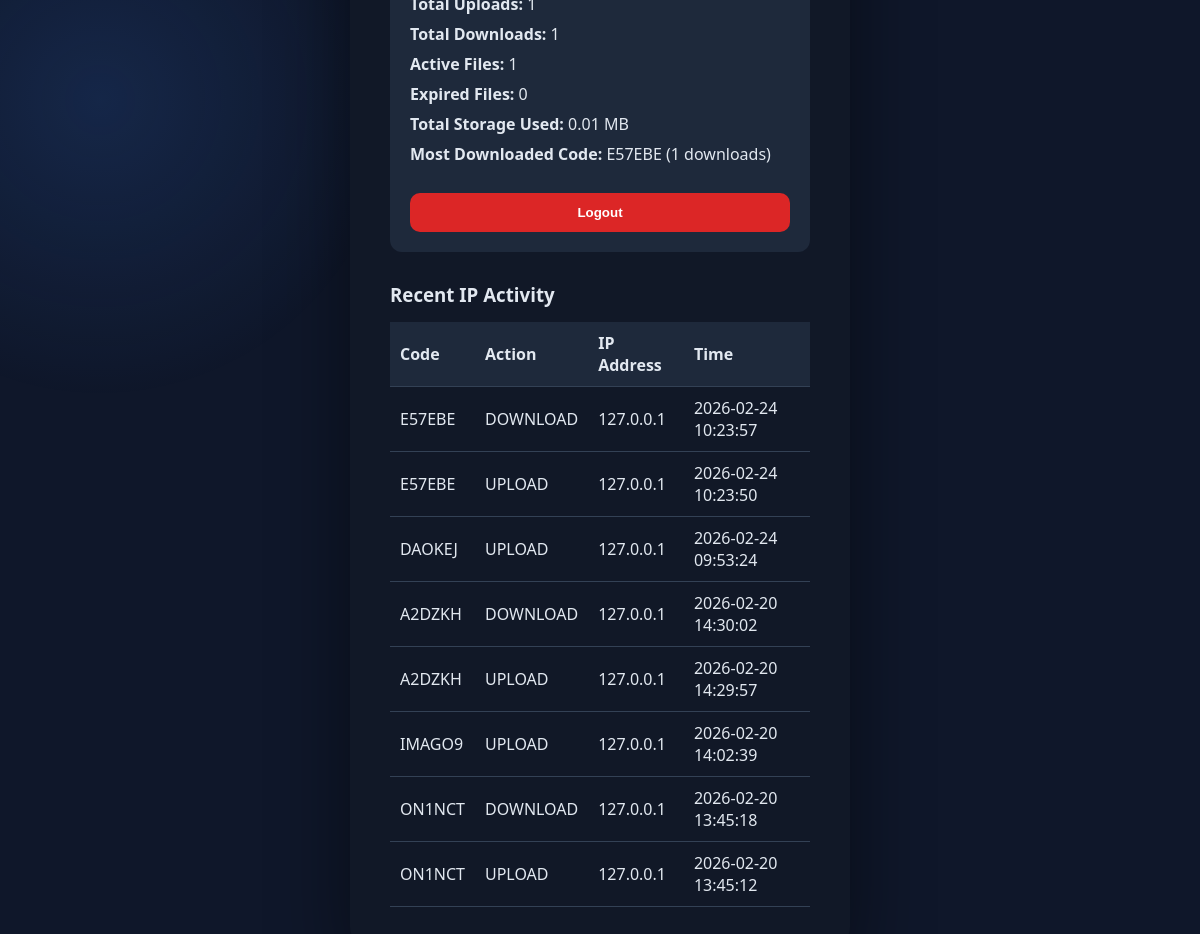
/admin (signed in), run on the app's committed database.
### tables this page shows
CREATE TABLE files (
                id INTEGER PRIMARY KEY AUTOINCREMENT,
                code TEXT UNIQUE NOT NULL,
                filename TEXT NOT NULL,
                original_name TEXT NOT NULL,
                upload_time INTEGER NOT NULL,
                expires_at INTEGER NOT NULL,
                downloads INTEGER DEFAULT 0,
                created_date TEXT,
                uploader_ip TEXT,
                downloader_ip TEXT,
                file_size INTEGER DEFAULT 0
            );

CREATE TABLE ip_logs (
                id INTEGER PRIMARY KEY AUTOINCREMENT,
                code TEXT,
                action TEXT,
                ip_address TEXT,
                action_time INTEGER
            );

### app.py (the view)
@app.route("/admin")
def admin_dashboard():
    if not session.get("admin_logged_in"):
        return redirect(url_for("admin_login"))
    conn = get_connection()
    cursor = conn.cursor()
    current_time = int(time.time())
    ph = placeholder()
    cursor.execute("SELECT COUNT(*) FROM files")
    total_files = cursor.fetchone()[0]
    cursor.execute("SELECT COALESCE(SUM(downloads), 0) FROM files")
    total_downloads = cursor.fetchone()[0]
    cursor.execute(
        f"SELECT COUNT(*) FROM files WHERE expires_at > {ph}",
        (current_time,)
    )
    active_files = cursor.fetchone()[0]
    cursor.execute(
        f"SELECT COUNT(*) FROM files WHERE expires_at < {ph}",
        (current_time,)
    )
    expired_files = cursor.fetchone()[0]
    cursor.execute("""
        SELECT code, downloads
        FROM files
        ORDER BY downloads DESC
        LIMIT 1
    """)
    most_downloaded = cursor.fetchone()
    cursor.execute("SELECT COALESCE(SUM(file_size), 0) FROM files")
    total_storage = cursor.fetchone()[0]
    total_storage_mb = round(total_storage / (1024 * 1024), 2)
    cursor.execute("""
        SELECT code, action, ip_address, action_time
        FROM ip_logs
        ORDER BY action_time DESC
        LIMIT 10
    """)
    ip_logs = cursor.fetchall()
    conn.close()
    return render_template(
        "admin_dashboard.html",
        total_files=total_files,
        total_downloads=total_downloads,
        active_files=active_files,
        expired_files=expired_files,
        most_downloaded=most_downloaded,
        total_storage=total_storage_mb,
        ip_logs=ip_logs
    )

### app.py (called while the page is built)
@app.template_filter("datetime")
def format_datetime(value):
    utc_time = datetime.utcfromtimestamp(value)
    ist = pytz.timezone("Asia/Kolkata")
    local_time = utc_time.replace(tzinfo=pytz.utc).astimezone(ist)
    return local_time.strftime("%Y-%m-%d %H:%M:%S")

def is_postgres():
    return bool(DATABASE_URL)

def placeholder():
    return "%s" if is_postgres() else "?"

### database.py (called while the page is built)
def get_connection():
    if DATABASE_URL:
        return psycopg2.connect(DATABASE_URL)
    conn = sqlite3.connect(DATABASE_PATH)
    conn.row_factory = sqlite3.Row
    return conn

### templates/admin_dashboard.html (shortened to what this page needs)
<!DOCTYPE html>
<html>
<head>
    <link rel="stylesheet" href="{{ url_for('static', filename='css/style.css') }}">
</head>
<body>
<div class="container">
    <div class="stats-box">
        <p><strong>Total Uploads:</strong> {{ total_files }}</p>
        <p><strong>Total Downloads:</strong> {{ total_downloads }}</p>
        <p><strong>Active Files:</strong> {{ active_files }}</p>
        <p><strong>Expired Files:</strong> {{ expired_files }}</p>
        <p><strong>Total Storage Used:</strong> {{ total_storage }} MB</p>
        {% if most_downloaded %}
            <p>
                <strong>Most Downloaded Code:</strong>
                {{ most_downloaded[0] }}
                ({{ most_downloaded[1] }} downloads)
            </p>
        {% else %}
            <p><strong>Most Downloaded Code:</strong> None</p>
        {% endif %}
        <a href="{{ url_for('admin_logout') }}">
            <button class="logout-btn">Logout</button>
        </a>
    </div>
    <h3 class="section-title">Recent IP Activity</h3>
    {% if ip_logs and ip_logs|length > 0 %}
        <table class="admin-table">
            <tr>
                <th>Code</th>
                <th>Action</th>
                <th>IP Address</th>
                <th>Time</th>
            </tr>
            {% for log in ip_logs %}
            <tr>
                <td>{{ log[0] }}</td>
                <td>{{ log[1] }}</td>
                <td>{{ log[2] }}</td>
                <td>
                    {{ log[3] | int | datetime }}
                </td>
            </tr>
            {% endfor %}
        </table>
    {% else %}
        <p>No IP activity yet.</p>
    {% endif %}
</div>
</body>
</html>

### static/css/style.css (style rules this page uses)
html, body { height: 100%; }
body { display: flex; flex-direction: column; }
.container { flex: 1; }
:root { --bg-main: #0f172a; --bg-card: #111827; --bg-surface: #1e293b; --bg-input: #0f172a; --text-main: #e2e8f0; --text-muted: #94a3b8; --primary: #3b82f6; --primary-hover: #2563eb; --danger: #dc2626; --success: #16a34a; --border: #334155; }
* { box-sizing: border-box; }
body { margin: 0; font-family: 'Segoe UI', system-ui, -apple-system, sans-serif; background: var(--bg-main); color: var(--text-main); display: flex; justify-content: center; align-items: center; min-height: 100vh; transition: 0.3s ease; }
body::before { content: ""; position: fixed; top: -200px; left: -200px; width: 600px; height: 600px; background: radial-gradient(circle, rgba(59, 130, 246, 0.15), transparent 70%); z-index: -1; }
.container { width: 100%; max-width: 500px; background: var(--bg-card); padding: 40px; border-radius: 20px; box-shadow: 0 30px 80px rgba(0, 0, 0, 0.45); position: relative; }
button { width: 100%; padding: 12px; border-radius: 10px; border: none; background: var(--primary); color: white; font-weight: 600; cursor: pointer; transition: 0.2s ease; }

### templates/admin_dashboard.html (style rules this page uses)
.stats-box { background: var(--bg-surface); padding: 20px; border-radius: 12px; margin-bottom: 20px; }
.stats-box p { margin: 8px 0; }
.admin-table { width: 100%; border-collapse: collapse; margin-top: 15px; }
.admin-table th, .admin-table td { padding: 10px; text-align: left; border-bottom: 1px solid var(--border); }
.admin-table th { background: var(--bg-surface); }
.logout-btn { background: var(--danger); margin-top: 20px; }
.section-title { margin-top: 30px; margin-bottom: 10px; }

### data on the page
files: code "E57EBE", downloads "1"
ip_logs: code "E57EBE", action "DOWNLOAD", ip_address "127.0.0.1", action_time "2026-02-24 10:23:57"
ip_logs: code "E57EBE", action "UPLOAD", ip_address "127.0.0.1", action_time "2026-02-24 10:23:50"
ip_logs: code "DAOKEJ", action "UPLOAD", ip_address "127.0.0.1", action_time "2026-02-24 09:53:24"
ip_logs: code "A2DZKH", action "DOWNLOAD", ip_address "127.0.0.1", action_time "2026-02-20 14:30:02"
ip_logs: code "A2DZKH", action "UPLOAD", ip_address "127.0.0.1", action_time "2026-02-20 14:29:57"
ip_logs: code "IMAGO9", action "UPLOAD", ip_address "127.0.0.1", action_time "2026-02-20 14:02:39"
ip_logs: code "ON1NCT", action "DOWNLOAD", ip_address "127.0.0.1", action_time "2026-02-20 13:45:18"
ip_logs: code "ON1NCT", action "UPLOAD", ip_address "127.0.0.1", action_time "2026-02-20 13:45:12"

### other printed values
{{ total_downloads }} "1"
{{ active_files }} "1"
{{ expired_files }} "0"
{{ total_storage }} "0.01"
